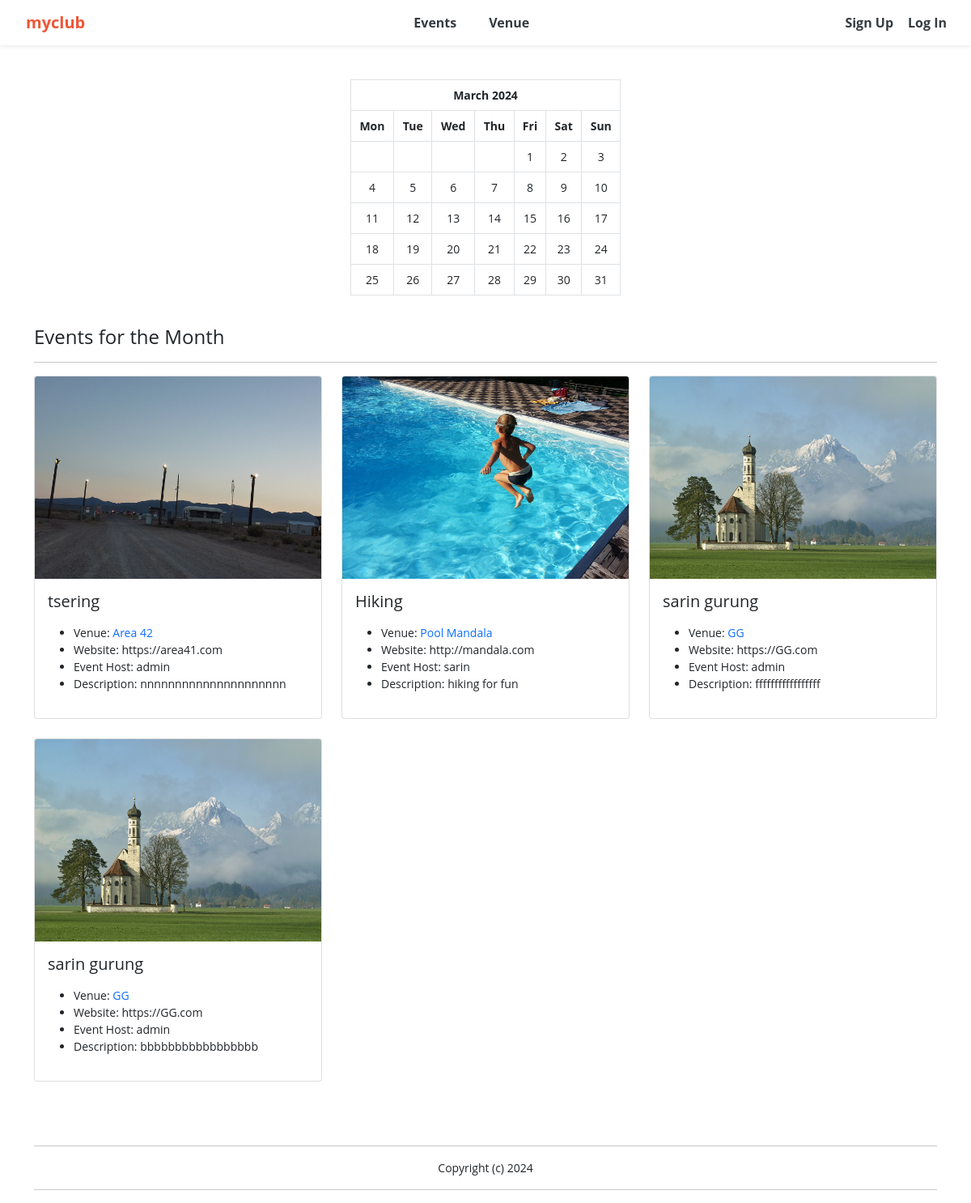
The app's page /, older data.
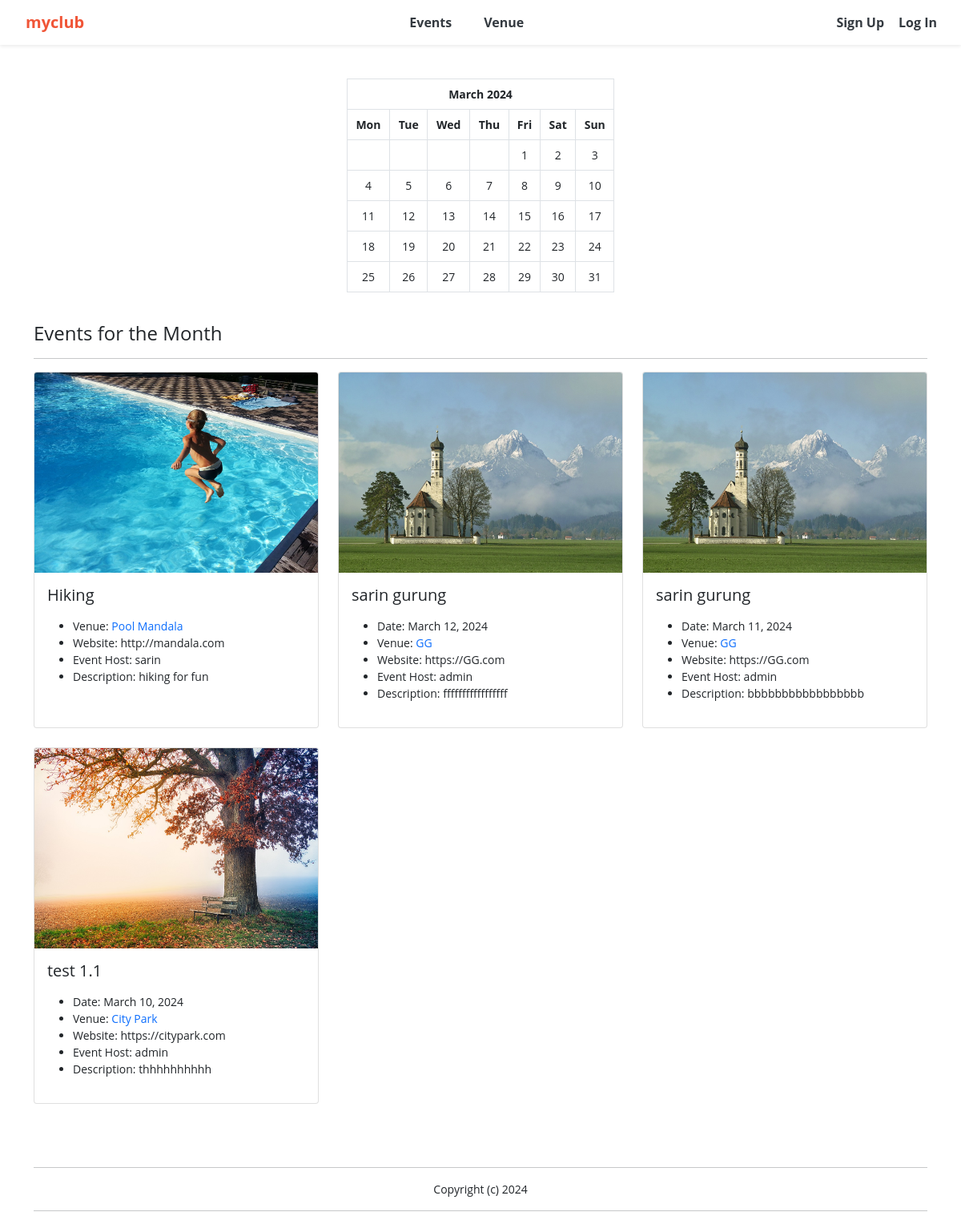
The same page, newer data.
### events/models.py (models this page shows)
class Event(models.Model):
	name = models.CharField('Event Name', max_length=120)
	event_date = models.DateField('Event Date')
	venue = models.ForeignKey(Venue, blank=True, null=True, on_delete=models.CASCADE)
	manager = models.ForeignKey(User, blank=True, null=True, on_delete=models.SET_NULL)
	description = models.TextField(blank=True)
	attendees = models.ManyToManyField(MyClubUser, blank=True)
	def __str__(self):
		return self.name
	class Meta:
		ordering = ['-event_date']

class Venue(models.Model):
	name = models.CharField('Venue Name', max_length=120)
	address = models.CharField(max_length=300)
	zip_code = models.CharField('Zip Code', max_length=15)
	phone = models.CharField('Contact Phone', max_length=25, blank=True)
	web = models.URLField('Website Address', blank=True)
	email_address = models.EmailField('Email Address', blank=True)
	owner = models.IntegerField("Venue Owner", blank=False, default=1)
	venue_description = models.TextField(blank=True)
	venue_image = models.ImageField(null=True, blank=True, upload_to="images/")
	def __str__(self):
		return self.name
	class Meta:
		ordering = ['name']

### events/views.py (the view)
# urls.py: path('', views.home, name="home"),
def home(request, year=datetime.now().year, month=datetime.now().strftime('%B')):
	name = "sarin"
	month = month.capitalize()
	month_number = list(calendar.month_name).index(month)
	month_number = int(month_number)
	cal = HTMLCalendar().formatmonth(year, month_number).replace(
	    '<table',
	    '<table class="table table-bordered table-responsive-sm" style="width:30%; text-align:center;"')
	now = datetime.now()
	current_year = now.year
	event_list = Event.objects.filter(
		event_date__year = year,
		event_date__month = month_number)
	time = now.strftime('%I:%M %p')
	return render(request,
		'events/home.html', {
		"name" : name,
		"year" : year,
		"month" : month,
		"month_number" : month_number,
		"cal" : cal,
		"current_year" : current_year,
		"time" : time,
		"event_list": event_list,
		})

### events/templates/events/home.html
{% extends 'events/base.html' %}
{% block content %}
	<br>
	<center>
	{{ cal|safe }}
	</center>
	<br>
	<h4>Events for the Month</h4>
	<hr>
	{% if event_list %}
		<div class="row row-cols-1 row-cols-md-3 g-4">
		{% for event in event_list %}
		  <div class="col">
		    <div class="card h-100">
		    {% if event.venue.venue_image %}
		      <a href="{% url 'show-event' event.id %}"><img src="{{ event.venue.venue_image.url }}" class="card-img-top" alt="..." style="height: 250px; width: 100%;"></a>
		    {% endif %}
		      <div class="card-body">
		        <h5 class="card-title">{{event}}</h5>
		        <p class="card-text">
		        	<ul>
			    		{% if event.event_date %}
							<li>Date: {{ event.event_date }}</li>
						{% endif %}
						{% if event.venue %}
							<li>Venue: <a href="{% url 'show-venue' event.venue.id %}" style="text-decoration: none;">{{ event.venue }}</a></li>
						{% endif %}
						{% if event.venue.web %}
							<li>Website: {{ event.venue.web }}</li>
						{% endif %}
						{% if event.manager %}
							<li>Event Host: {{ event.manager }}</li>
						{% endif %}
						{% if event.description %}
							<li>Description: {{ event.description|linebreaksbr|truncatechars:50 }}</li>
						{% endif %}
					</ul>
		        </p>
		      </div>
		    </div>
		  </div>
		  {% endfor%}
		</div>
	{% else %}
		Sorry! No event for this month
	{% endif %}
	<br><br><br>
	<hr>
	<center>
	Copyright (c) {{ current_year }}
	<hr>
	</center>
{% endblock %}

Row changes from the older to the newer data that the page shows:
removed Event: venue.venue_image (picture), name "tsering", venue "Area 42", venue.web "https://area41.com", manager "admin", description "nnnnnnnnnnnnnnnnnnnnn"
changed Event "fffffffffffffffff": event_date (not shown) → "March 12, 2024"
changed Event "bbbbbbbbbbbbbbbbb": event_date (not shown) → "March 11, 2024"
now on this page (row edited): Event: venue.venue_image (picture), name "test 1.1", event_date "March 10, 2024", venue "City Park", venue.web "https://citypark.com", manager "admin", description "thhhhhhhhhh"
